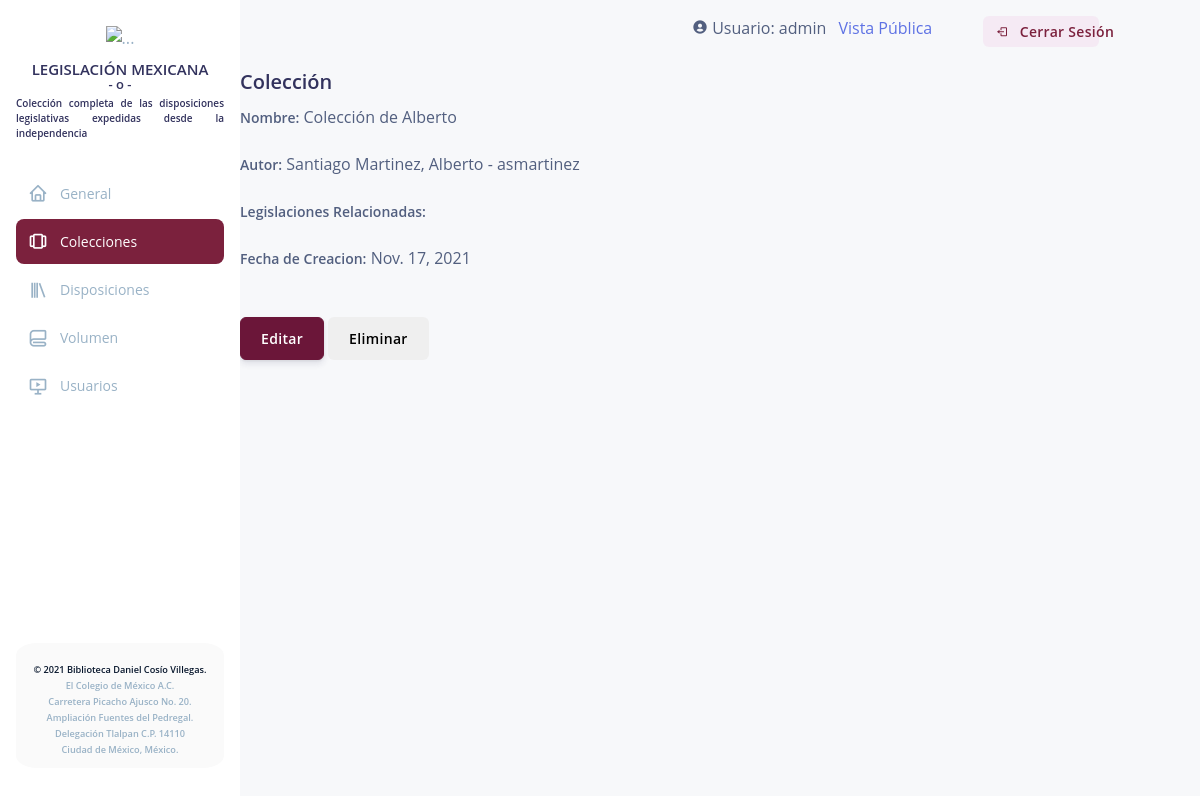
/colectionsdetail/1 (signed in), run on the app's committed database.
### Modules/Coleccion/models.py (models this page shows)
class Coleccion(models.Model):
    idcoleccion = models.AutoField(primary_key=True)
    nombre = models.CharField(max_length=100)
    fecha_creacion = models.DateField(auto_now_add=True)
    privada = models.IntegerField(default=1)
    activa = models.IntegerField(default=1)
    persona = ForeignKey(Perfil, related_name='%(class)s_requests_created', null=False, blank=False, on_delete=models.CASCADE)
    registro = ManyToManyField(Registro, blank=True, null=True)
    descripcion = models.TextField()
    modificado = ForeignKey(Perfil, related_name='%(class)s_requests_modified',null= False, blank=False, on_delete= models.CASCADE)
    fecha_modificacion = models.DateField(auto_now_add=True)

### Modules/Usuario/models.py (models this page shows)
class Perfil(models.Model):
    idPerfil = models.AutoField(primary_key=True)
    nombre = models.CharField(max_length=150)
    ape_paterno = models.CharField(max_length=100)
    ape_materno = models.CharField(max_length=100)
    fecha_alta = models.DateField(auto_now_add=True)
    usuario = models.OneToOneField(User, null=False, blank=False, on_delete=models.CASCADE)
    def nombreCompleto(self):
        nombre = "{0} {1}, {2}"
        return nombre.format(self.ape_paterno, self.ape_materno, self.nombre)
    def __str__(self):
        txt = "{0} - {1}"
        return txt.format(self.nombreCompleto(), self.usuario)

### Modules/Coleccion/views.py (the view)
# urls.py: path('colectionsdetail/<int:pk>', ColeccionesDetailView.as_view(), name='colectionsdetail'),
class ColeccionesDetailView(DetailView):
    model = Coleccion
    template_name = 'colecciones/detail_colection.html'
    @method_decorator(login_required)
    def dispatch(self, request, *args, **kwargs):
        return  super(ColeccionesDetailView, self).dispatch(request, *args, **kwargs)

### legmex/templates/colecciones/detail_colection.html (shortened to what this page needs)
{% include "admin.html" %}
{% load static %}
{% block content %}
            <h2 class="title">Colección</h2>
            <div class="w-100 mb-3 m-width form-group">
            <label class="form-control-label">Nombre:</label>
                    {{object.nombre}}
            </div>
            <div class="w-100 mb-3 m-width form-group">
                <label class="form-control-label">Autor:</label>
                    {{object.persona}}
            </div>
            <div class="w-100 mb-3 m-width form-group">
                <label class="form-control-label">Legislaciones Relacionadas: </label>
            </div>
            <div class="w-100 mb-3 m-width form-group">
                <label class="form-control-label">Fecha de Creacion:</label>
                    {{object.fecha_creacion}}
            </div>
            <div class="text-left">
                <a href='/colectionsupdate/{{object.idcoleccion}}'><button type='button' class="my-4 btn btn-default">Editar</button></a>
                <a href='#'><button type='button' class="my-4 btn btn-secundary">Eliminar</button></a>
            </div>
{% endblock %}

### legmex/templates/admin.html (shortened to what this page needs)
{% load static %}
<!DOCTYPE html>
<html>
<head>
    <link rel="stylesheet" href="https://maxcdn.bootstrapcdn.com/bootstrap/4.0.0/css/bootstrap.min.css">
    <link href='https://unpkg.com/boxicons@2.0.9/css/boxicons.min.css' rel='stylesheet'>
    <link rel="stylesheet" href="{% static 'css/argon-dashboard-react.css' %}" />
    <link rel="stylesheet" href="{% static 'css/admin.css'%}" />
    <link rel="stylesheet" href="{% static 'css/jquery-tagsinput.min.css'%}" />
    <link rel="stylesheet" href="//code.jquery.com/ui/1.12.1/themes/base/jquery-ui.css">
    <link rel="stylesheet" href="{% static 'css/bootstrap-multiselect.css' %}" />
</head>
<body>
    <div id="root">
        <div class="main-content">
            <div class="lateral-nav white-bg" id="navbar">
                <nav class="navbar__custom">
                    <div>
                        <div class="nav__brand m-b-1"><img src="{% static 'media/img/logooficial.svg' %}" class="wth-100"
                                alt="..."></div>
                        <div>
                            <h4 class="t-center l-height">LEGISLACIÓN MEXICANA</h4>
                            <h5 class="t-center l-height">- o -</h5>
                            <h6 class="t-justify m-b-30 ">Colección completa de las disposiciones legislativas expedidas
                                desde la independencia</h6>
                        </div>
                        <div class="nav__list">
                            <a class="nav__link nav-link" id="home" href="/administrator" aria-current="page">
                                <i class="bx bx-home nav__icon"></i>
                                <span class="nav__name">General</span>
                            </a>
                            <a class="nav__link nav-link" id="coleccion" href="/colections">
                                <i class="bx bx-carousel nav__icon"></i>
                                <span class="nav__name">Colecciones</span>
                            </a>
                            {% if user.groups.all.0.name == 'admin' or user.groups.all.0.name == 'editor'%}
                            <a class="nav__link nav-link" id="legislacion" href="/legislations">
                                <i class="bx bx-library nav__icon"></i>
                                <span class="nav__name">Disposiciones</span>
                            </a>
                            <a class="nav__link nav-link" id="volumen" href="{% url 'volumenlist' %}">
                                <i class="bx bx-blanket nav__icon"></i>
                                <span class="nav__name">Volumen</span>
                            </a>
                            {% ifequal user.groups.all.0.name 'admin'%}
                            <a class="nav__link nav-link" id="users" href="/users">
                                <i class="bx bx-slideshow nav__icon"></i>
                                <span class="nav__name">Usuarios</span>
                            </a>
                            {% endifequal %}
                            {% endif %}
                        </div>
                    </div>
                    <div class="footer-line footer-card"><a href="https://biblioteca.colmex.mx/" class="nav__footer">©
                            2021 Biblioteca Daniel Cosío Villegas.</a><br><span class="span__footer">El Colegio de
                            México A.C.</span><br><span class="span__footer">Carretera Picacho Ajusco No.
                            20.</span><br><span class="span__footer">Ampliación Fuentes del Pedregal.</span><br><span
                            class="span__footer">Delegación Tlalpan C.P. 14110</span><br><span
                            class="span__footer">Ciudad de México, México.</span></div>
                </nav>
            </div>
            <div class="container">
                <div class="session justify-content-end row">
                    <div class="col-4">
                        <i class="bx bxs-user-circle"></i>
                        Usuario: {{request.user.username}}
                         <a class="pl-2" href="{% url 'base' %}">Vista Pública</a>
                    </div>
                    <div class="col-5 col-md-3 col-xl-2">
                        <a class="btn btn-light-primary btn-sm nav-link" id="login12" href="{% url 'logout' %}">
                            <i class="bx bx-log-out"></i>
                            <span class="nav__name">Cerrar Sesión</span>
                        </a>
                    </div>
                </div>
            </div>
        </div>
    </div>
</body>
</html>

### legmex/static/css/admin.css (style rules this page uses)
body { background: rgb(247, 248, 250); }

### data on the page
Coleccion: nombre "Colección de Alberto", persona "Santiago Martinez, Alberto - asmartinez", fecha_creacion "Nov. 17, 2021"

### other printed values
{{ request.user.username }} "admin"
